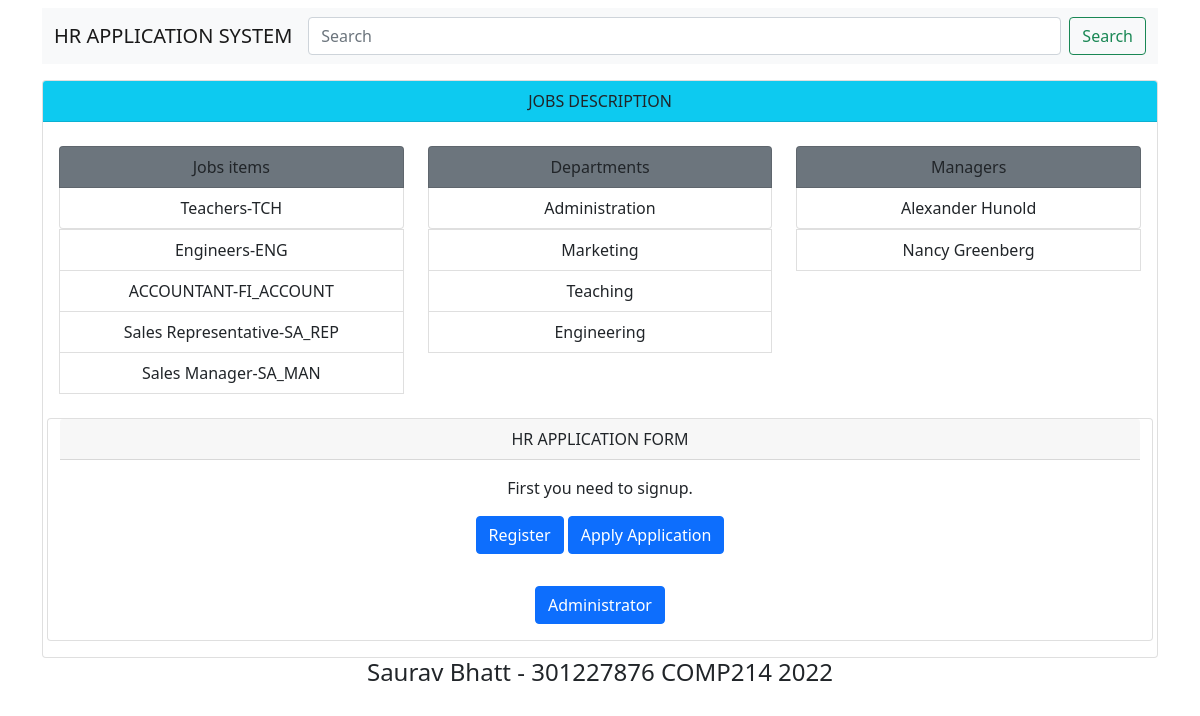
The page / on the database its author committed.
### tables this page shows
CREATE TABLE `hr_jobs` (
  `job_id` int(5) NOT NULL,
  `job_code` varchar(222) NOT NULL,
  `job_name` varchar(233) NOT NULL,
  `min_salary` bigint(11) NOT NULL,
  `max_salary` bigint(11) NOT NULL
);

CREATE TABLE `hr_departments` (
  `dept_id` int(3) NOT NULL,
  `dept_name` char(75) NOT NULL
);

CREATE TABLE `hr_manager` (
  `mgr_id` int(4) NOT NULL,
  `first_name` varchar(222) NOT NULL,
  `last_name` varchar(222) NOT NULL
);

### index.php (the view, shortened to what this page needs)
<?php
require("header.php");
?>
        <div class="row mt-3">
            <div class="col-md-12">
                <div class="card text-center active">
                    <div class="card-header bg-info">
                        JOBS DESCRIPTION
                    </div>
                    <div class="card-body">
                        <div class="row">
                            <div class="col-md-4">
                                <ul class="list-group">
                                    <li class="list-group-item  bg-secondary" aria-current="true">Jobs items</li>
                                    <?php
                                    include('connect.php');
                                    $display = $con->prepare("SELECT * FROM hr_jobs ORDER BY job_id ASC");
                                    $display->execute();
                                    $fetch = $display->fetchAll();
                                    foreach($fetch as $key => $row) { ?>
                                    <li class="list-group-item"><?php echo $row['job_name'] ."-".  $row['job_code']; ?></li>
                                </ul>
                                <?php
                                     }?>
                            </div>
                            <div class="col-md-4">
                                <ul class="list-group">
                                    <li class="list-group-item  bg-secondary" aria-current="true">Departments</li>
                                    <?php
                                    include('connect.php');
                                    $display = $con->prepare("SELECT * FROM hr_departments ORDER BY dept_id ASC");
                                    $display->execute();
                                    $fetch = $display->fetchAll();
                                    foreach($fetch as $key => $row) { ?>
                                    <li class="list-group-item"><?php echo $row['dept_name']; ?></li>
                                </ul>
                                <?php
                                     }?>
                            </div>
                            <div class="col-md-4">
                                <ul class="list-group">
                                    <li class="list-group-item  bg-secondary" aria-current="true">Managers</li>
                                    <?php
                                    include('connect.php');
                                    $display = $con->prepare("SELECT * FROM hr_manager ORDER BY mgr_id ASC");
                                    $display->execute();
                                    $fetch = $display->fetchAll();
                                    foreach($fetch as $key => $row) { ?>
                                    <li class="list-group-item"><?php echo $row['first_name'] ." ". $row['last_name']; ?></li>
                                </ul>
                                <?php
                                     }?>
                            </div>
                            <div class="card text-center mt-4">
                                <div class="card-header">
                                    HR APPLICATION FORM
                                </div>
                                <div class="card-body">
                                    <p class="card-text">First you need to signup.</p>
                                    <a href="signup.php" class="btn btn-primary">Register</a>
                                    <a href="login.php" class="btn btn-primary">Apply Application</a>
                                </div>
                                <div class="card-body">
                                    <a href="admin/" class="btn btn-primary">Administrator</a>
                                </div>
                            </div>
                        </div>
                    </div>
                </div>
            </div>
        </div>
        <div class="container">
        <div class="footer">
            <h4 style="text-align: center;  ">Saurav Bhatt - 301227876 COMP214 2022
            </h4>
        </div>
    </div>
</body>
</html>

### header.php (shortened to what this page needs)
<!DOCTYPE html>
<html lang="en">
<head>
    <link href="https://cdn.jsdelivr.net/npm/bootstrap@5.0.2/dist/css/bootstrap.min.css" rel="stylesheet">
    <link rel="stylesheet" href="style.css">
</head>
<body>
    <div class="container">
        <nav class="navbar navbar-expand-lg navbar-light bg-light mt-2">
            <div class="container-fluid">
                <div class="collapse navbar-collapse " id="navbarTogglerDemo01">
                    <a class="navbar-brand " href="index.php">HR APPLICATION SYSTEM</a>
                    <input class="form-control me-2" type="search" placeholder="Search" aria-label="Search">
                    <button class="btn btn-outline-success" type="submit">Search</button>
                </div>
            </div>
        </nav>
</body>
</html>

### rows shown on the page
hr_jobs: job_name "Teachers", job_code "TCH"
hr_jobs: job_name "Engineers", job_code "ENG"
hr_jobs: job_name "ACCOUNTANT", job_code "FI_ACCOUNT"
hr_jobs: job_name "Sales Representative", job_code "SA_REP"
hr_jobs: job_name "Sales Manager", job_code "SA_MAN"
hr_departments: dept_name "Administration"
hr_departments: dept_name "Marketing"
hr_departments: dept_name "Teaching"
hr_departments: dept_name "Engineering"
hr_manager: first_name "Alexander", last_name "Hunold"
hr_manager: first_name "Nancy", last_name "Greenberg"
